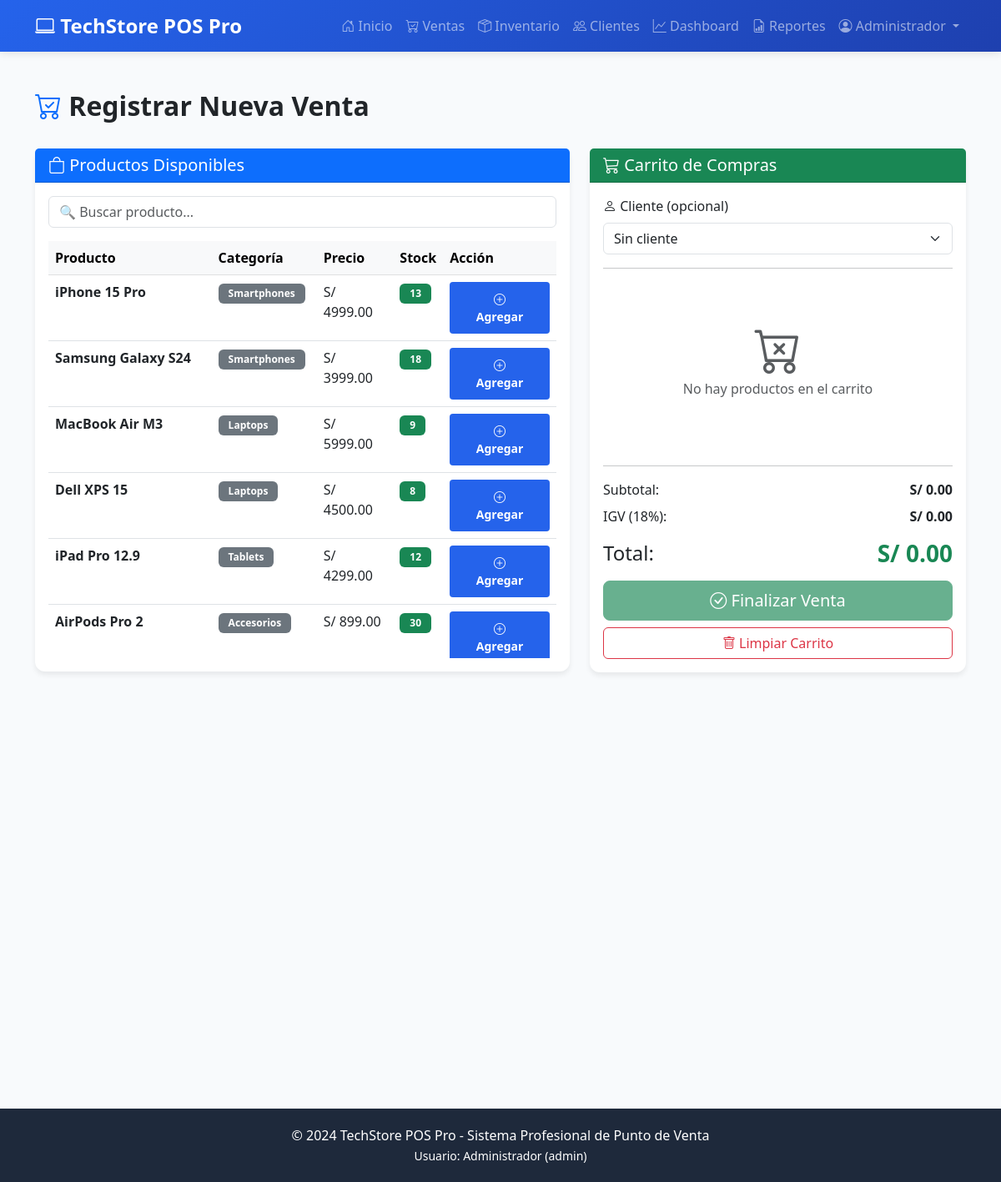
/ventas (signed in), run on the app's committed database.
### models.py (models this page shows, shortened)
class Usuario(UserMixin, db.Model):
    __tablename__ = 'usuarios'
    id = db.Column(db.Integer, primary_key=True)
    username = db.Column(db.String(80), unique=True, nullable=False)
    password_hash = db.Column(db.String(255), nullable=False)
    nombre = db.Column(db.String(120), nullable=False)
    rol = db.Column(db.String(20), default='vendedor')  # admin, vendedor
    activo = db.Column(db.Boolean, default=True)
    fecha_creacion = db.Column(db.DateTime, default=datetime.utcnow)
    ventas = db.relationship('Venta', backref='usuario', lazy=True)

class Producto(db.Model):
    __tablename__ = 'productos'
    id = db.Column(db.Integer, primary_key=True)
    nombre = db.Column(db.String(200), nullable=False)
    categoria = db.Column(db.String(50), nullable=False)
    precio = db.Column(db.Float, nullable=False)
    stock = db.Column(db.Integer, default=0)
    stock_minimo = db.Column(db.Integer, default=5)
    descripcion = db.Column(db.Text)
    activo = db.Column(db.Boolean, default=True)
    fecha_creacion = db.Column(db.DateTime, default=datetime.utcnow)
    detalles_venta = db.relationship('DetalleVenta', backref='producto', lazy=True)
    @property
    def stock_bajo(self):
        return self.stock <= self.stock_minimo

### app.py (the view)
@app.route('/ventas')
@login_required
def ventas():
    productos = Producto.query.filter_by(activo=True).all()
    clientes_lista = Cliente.query.filter_by(activo=True).all()
    return render_template('ventas.html', productos=productos, clientes=clientes_lista)

### app.py (called while the page is built)
@login_manager.user_loader
def load_user(user_id):
    return Usuario.query.get(int(user_id))

### templates/ventas.html (shortened to what this page needs)
{% extends "base.html" %}
{% block content %}
<div class="row mb-4">
    <div class="col-12">
        <h2 class="fw-bold">
            <i class="bi bi-cart-check text-primary"></i> Registrar Nueva Venta
        </h2>
    </div>
</div>
<div class="row">
    <div class="col-lg-7">
        <div class="card">
            <div class="card-header bg-primary text-white">
                <h5 class="mb-0"><i class="bi bi-bag"></i> Productos Disponibles</h5>
            </div>
            <div class="card-body">
                <div class="mb-3">
                    <input type="text" id="searchProduct" class="form-control" placeholder="🔍 Buscar producto...">
                </div>
                <div class="table-responsive" style="max-height: 500px; overflow-y: auto;">
                    <table class="table table-hover">
                        <thead class="table-light sticky-top">
                            <tr>
                                <th>Producto</th>
                                <th>Categoría</th>
                                <th>Precio</th>
                                <th>Stock</th>
                                <th>Acción</th>
                            </tr>
                        </thead>
                        <tbody id="productList">
                            {% for producto in productos %}
                            <tr class="product-row" data-nombre="{{ producto.nombre }}">
                                <td class="fw-bold">{{ producto.nombre }}</td>
                                <td><span class="badge bg-secondary">{{ producto.categoria }}</span></td>
                                <td>S/ {{ "%.2f"|format(producto.precio) }}</td>
                                <td>
                                    {% if producto.stock_bajo %}
                                    <span class="badge bg-warning text-dark">{{ producto.stock }}</span>
                                    {% else %}
                                    <span class="badge bg-success">{{ producto.stock }}</span>
                                    {% endif %}
                                </td>
                                <td>
                                    <button class="btn btn-sm btn-primary add-to-cart"
                                            data-id="{{ producto.id }}"
                                            data-nombre="{{ producto.nombre }}"
                                            data-precio="{{ producto.precio }}"
                                            data-stock="{{ producto.stock }}"
                                            {% if producto.stock == 0 %}disabled{% endif %}>
                                        <i class="bi bi-plus-circle"></i> Agregar
                                    </button>
                                </td>
                            </tr>
                            {% endfor %}
                        </tbody>
                    </table>
                </div>
            </div>
        </div>
    </div>
    <div class="col-lg-5">
        <div class="card">
            <div class="card-header bg-success text-white">
                <h5 class="mb-0"><i class="bi bi-cart3"></i> Carrito de Compras</h5>
            </div>
            <div class="card-body">
                <div class="mb-3">
                    <label class="form-label"><i class="bi bi-person"></i> Cliente (opcional)</label>
                    <select class="form-select" id="clienteSelect">
                        <option value="">Sin cliente</option>
                    </select>
                </div>
                <hr>
                <div id="cartItems" class="mb-3" style="min-height: 200px;">
                    <div class="text-center text-muted py-5">
                        <i class="bi bi-cart-x display-4"></i>
                        <p>No hay productos en el carrito</p>
                    </div>
                </div>
                <hr>
                <div class="mb-2">
                    <div class="d-flex justify-content-between">
                        <span>Subtotal:</span>
                        <span class="fw-bold">S/ <span id="subtotal">0.00</span></span>
                    </div>
                </div>
                <div class="mb-3">
                    <div class="d-flex justify-content-between">
                        <span>IGV (18%):</span>
                        <span class="fw-bold">S/ <span id="igv">0.00</span></span>
                    </div>
                </div>
                <div class="d-flex justify-content-between align-items-center mb-3">
                    <h4 class="mb-0">Total:</h4>
                    <h3 class="mb-0 text-success fw-bold">S/ <span id="totalAmount">0.00</span></h3>
                </div>
                <button id="btnFinalizarVenta" class="btn btn-success w-100 btn-lg" disabled>
                    <i class="bi bi-check-circle"></i> Finalizar Venta
                </button>
                <button id="btnLimpiarCarrito" class="btn btn-outline-danger w-100 mt-2">
                    <i class="bi bi-trash"></i> Limpiar Carrito
                </button>
            </div>
        </div>
    </div>
</div>
{% endblock %}

### templates/base.html (shortened to what this page needs)
<!DOCTYPE html>
<html lang="es">
<head>
    <link href="https://cdn.jsdelivr.net/npm/bootstrap@5.3.0/dist/css/bootstrap.min.css" rel="stylesheet">
    <link rel="stylesheet" href="https://cdn.jsdelivr.net/npm/bootstrap-icons@1.11.0/font/bootstrap-icons.css">
    <link rel="stylesheet" href="https://cdn.jsdelivr.net/npm/sweetalert2@11/dist/sweetalert2.min.css">
</head>
<body>
    {% if current_user.is_authenticated %}
    <nav class="navbar navbar-expand-lg navbar-dark">
        <div class="container">
            <a class="navbar-brand" href="{{ url_for('index') }}">
                <i class="bi bi-laptop"></i> TechStore POS Pro
            </a>
            <div class="collapse navbar-collapse" id="navbarNav">
                <ul class="navbar-nav ms-auto">
                    <li class="nav-item">
                        <a class="nav-link" href="{{ url_for('index') }}">
                            <i class="bi bi-house-door"></i> Inicio
                        </a>
                    </li>
                    <li class="nav-item">
                        <a class="nav-link" href="{{ url_for('ventas') }}">
                            <i class="bi bi-cart-check"></i> Ventas
                        </a>
                    </li>
                    <li class="nav-item">
                        <a class="nav-link" href="{{ url_for('inventario') }}">
                            <i class="bi bi-box-seam"></i> Inventario
                        </a>
                    </li>
                    <li class="nav-item">
                        <a class="nav-link" href="{{ url_for('clientes') }}">
                            <i class="bi bi-people"></i> Clientes
                        </a>
                    </li>
                    <li class="nav-item">
                        <a class="nav-link" href="{{ url_for('dashboard') }}">
                            <i class="bi bi-graph-up"></i> Dashboard
                        </a>
                    </li>
                    <li class="nav-item">
                        <a class="nav-link" href="{{ url_for('reportes') }}">
                            <i class="bi bi-file-earmark-bar-graph"></i> Reportes
                        </a>
                    </li>
                    <li class="nav-item dropdown">
                        <a class="nav-link dropdown-toggle" href="#" id="userDropdown" role="button" data-bs-toggle="dropdown">
                            <i class="bi bi-person-circle"></i> {{ current_user.nombre }}
                        </a>
                    </li>
                </ul>
            </div>
        </div>
    </nav>
    {% endif %}
    <div class="content-wrapper">
        <div class="container">
            {% block content %}{% endblock %}
        </div>
    </div>
    {% if current_user.is_authenticated %}
    <footer class="text-center">
        <div class="container">
            <p class="mb-0">© 2024 TechStore POS Pro - Sistema Profesional de Punto de Venta</p>
            <small>Usuario: {{ current_user.nombre }} ({{ current_user.rol }})</small>
        </div>
    </footer>
    {% endif %}
</body>
</html>

### templates/base.html (style rules this page uses)
:root { --primary-color: #2563eb; --secondary-color: #64748b; --success-color: #10b981; --danger-color: #ef4444; --warning-color: #f59e0b; }
body { font-family: 'Segoe UI', Tahoma, Geneva, Verdana, sans-serif; background-color: #f8fafc; }
.navbar { background: linear-gradient(135deg, var(--primary-color), #1e40af); box-shadow: 0 2px 10px rgba(0,0,0,0.1); }
.navbar-brand { font-weight: 700; font-size: 1.5rem; }
.nav-link { font-weight: 500; transition: all 0.3s; }
.card { border: none; border-radius: 12px; box-shadow: 0 4px 6px rgba(0,0,0,0.07); transition: all 0.3s; }
.btn-primary { background: var(--primary-color); border: none; padding: 10px 24px; font-weight: 600; transition: all 0.3s; }
.content-wrapper { padding: 30px 0; min-height: calc(100vh - 120px); }
footer { background: #1e293b; color: white; padding: 20px 0; margin-top: 50px; }
.badge { padding: 6px 12px; border-radius: 6px; }
.table { background: white; border-radius: 8px; }

### data on the page
Usuario: nombre "Administrador", rol "admin"
Producto: nombre "iPhone 15 Pro", categoria "Smartphones", precio "4999.00", stock "13"
Producto: nombre "Samsung Galaxy S24", categoria "Smartphones", precio "3999.00", stock "18"
Producto: nombre "MacBook Air M3", categoria "Laptops", precio "5999.00", stock "9"
Producto: nombre "Dell XPS 15", categoria "Laptops", precio "4500.00", stock "8"
Producto: nombre "iPad Pro 12.9", categoria "Tablets", precio "4299.00", stock "12"
Producto: nombre "AirPods Pro 2", categoria "Accesorios", precio "899.00", stock "30"
